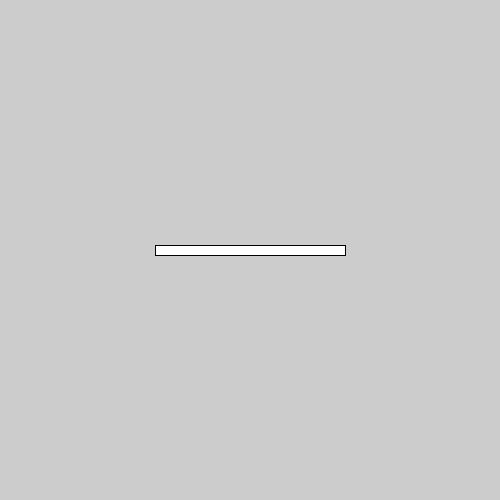
Frame 1 (no input)
Frame 60 (the mouse pressed at the canvas centre just before this capture): identical to frame 1, image omitted
Frame 120 (the mouse held since frame 60 and released just before this capture): identical to frame 1, image omitted

The Processing sketch that drew this single still picture (run headless with seeded random() and noise(); from frame 60 on, the mouse is pressed at the canvas centre):

// Processing sketch: ex09_function
// ── ex09_function.pde
//using user-defined functions
//to calculate additions and subtractions
//then draws a rectangle

int number_1;
int number_2;

void setup() {
  size(500, 500);
  rectMode(CENTER);
}

void draw() {
  //change these numbers to see
  //differences in rectangle sizes
  //but make sure number_1 is bigger than number_2
  number_1 = 100;
  number_2 = 90;

  //call addThistoThat and give number_1 and number_2 as arguments
  //save the return value to add
  int add = addThistoThat(number_1, number_2);
  //call minusThistoThat and give number_1 and number_2 as arguments
  //save the return value to minus
  int minus = minusThistoThat(number_1, number_2);

  //call drawThis and give add and minus
  //to draw a rectangle
  drawThis(add, minus);
}

//adds the two arguments
//and returns the resulting value
//"int" at the beginning of function means
//it will return an integer value
int addThistoThat(int a, int b) {
  return a + b;
}

//subtracts from one value to the other
//and returns the resulting value
//"int" at the beginning of function means
//it will return an integer value
int minusThistoThat(int a, int b) {
  return a - b;
}

//draws a rectangle
//using the two arguments as width and height value
//"void" at the beginning of the function means
//nothing will be returned
void drawThis(int w, int h) {
  rect(width / 2, height / 2, w, h);
}
